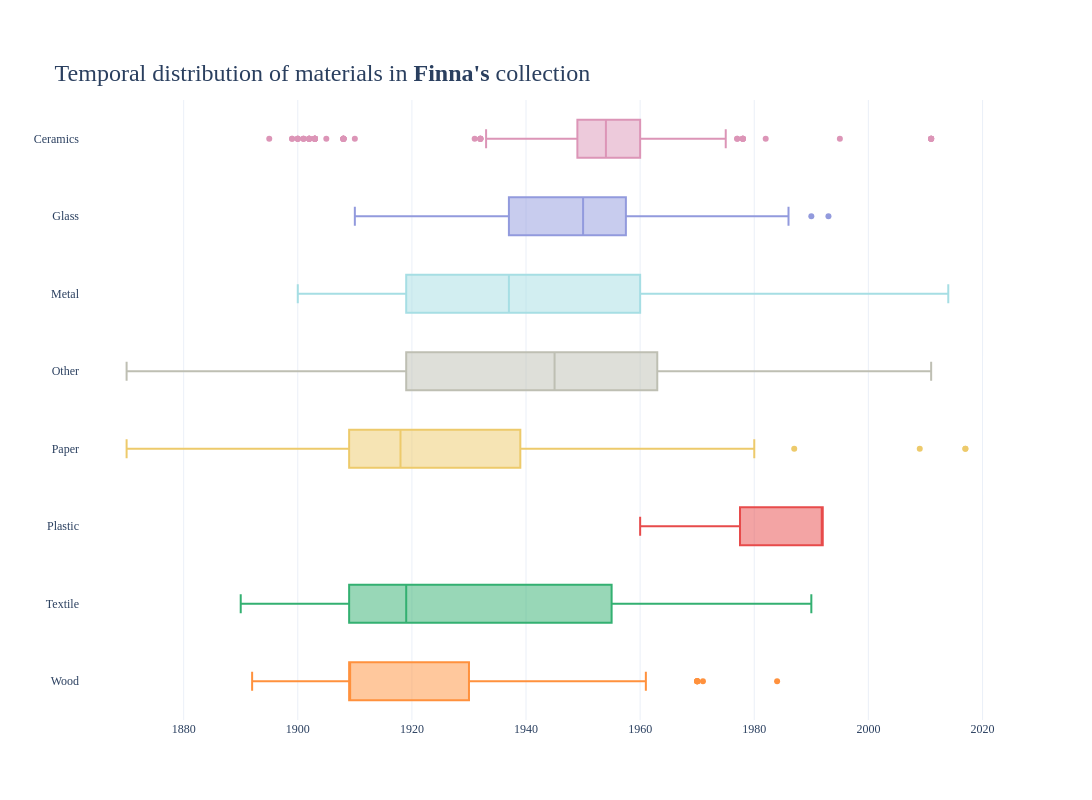

This figure's notebook cell:
### Code cell
plot = get_plot(chart_type='box', title=f"<br>Temporal distribution of materials in <b>Finna's</b> collection",
                data=all_works.query("Source == 'Finna'").sort_values('Medium'), x='Year', y='Medium', group="Medium",
                color_dict=colors_of_materials)

plot.show()

### Figure 1 — Plotly figure (JSON) as saved in the notebook; plotly's stock layout.template omitted (floating-point values rounded to 4 significant figures; data arrays with more than 128 entries replaced by an {"elided": "..."} marker saying what was removed)
{"data": [{"alignmentgroup": "True", "hoverinfo": "skip", "legendgroup": "Ceramics", "marker": {"color": "#DC95B7"}, "name": "Ceramics", "notched": false, "offsetgroup": "Ceramics", "orientation": "h", "showlegend": true, "type": "box", "x": {"elided": "405 float values"}, "x0": " ", "xaxis": "x", "y": {"elided": "405 str values"}, "y0": " ", "yaxis": "y"}, {"alignmentgroup": "True", "hoverinfo": "skip", "legendgroup": "Glass", "marker": {"color": "#929ADD"}, "name": "Glass", "notched": false, "offsetgroup": "Glass", "orientation": "h", "showlegend": true, "type": "box", "x": {"elided": "380 float values"}, "x0": " ", "xaxis": "x", "y": {"elided": "380 str values"}, "y0": " ", "yaxis": "y"}, {"alignmentgroup": "True", "hoverinfo": "skip", "legendgroup": "Metal", "marker": {"color": "#A6DEE4"}, "name": "Metal", "notched": false, "offsetgroup": "Metal", "orientation": "h", "showlegend": true, "type": "box", "x": [1973.0, 1953.0, 1971.0, 1970.0, 1919.0, 1905.0, 1919.0, 1965.0, 1919.0, 1906.0, 1962.0, 1979.0, 1919.0, 1963.0, 1952.0, 1952.0, 1970.0, 1971.0, 1960.0, 1962.0, 1970.0, 1960.0, 1970.0, 1965.0, 1919.0, 1954.0, 1960.0, 1939.0, 1919.0, 1940.0, 1941.0, 1919.0, 1919.0, 1919.0, 1940.0, 1941.0, 1940.0, 1941.0, 1918.0, 1918.0, 1940.0, 1900.0, 1919.0, 1939.0, 1926.0, 1925.0, 1920.0, 1920.0, 1920.0, 1919.0, 1941.0, 1919.0, 1935.0, 1919.0, 1919.0, 1919.0, 1919.0, 1919.0, 1919.0, 2014.0, 1918.0, 1918.0, 1963.0, 1916.0, 1903.0, 1911.0, 1903.0, 1903.0, 1941.0, 1963.0, 1950.0, 1905.0, 1954.0, 1963.0, 1942.0, 1999.0, 1963.0, 2014.0, 1918.0, 1941.0, 1918.0, 1941.0, 1918.0, 1918.0, 2014.0, 1902.0, 1903.0, 1999.0, 1918.0, 1941.0, 1941.0, 1941.0, 1918.0, 1903.0, 1918.0, 1932.0], "x0": " ", "xaxis": "x", "y": ["Metal", "Metal", "Metal", "Metal", "Metal", "Metal", "Metal", "Metal", "Metal", "Metal", "Metal", "Metal", "Metal", "Metal", "Metal", "Metal", "Metal", "Metal", "Metal", "Metal", "Metal", "Metal", "Metal", "Metal", "Metal", "Metal", "Metal", "Metal", "Metal", "Metal", "Metal", "Metal", "Metal", "Metal", "Metal", "Metal", "Metal", "Metal", "Metal", "Metal", "Metal", "Metal", "Metal", "Metal", "Metal", "Metal", "Metal", "Metal", "Metal", "Metal", "Metal", "Metal", "Metal", "Metal", "Metal", "Metal", "Metal", "Metal", "Metal", "Metal", "Metal", "Metal", "Metal", "Metal", "Metal", "Metal", "Metal", "Metal", "Metal", "Metal", "Metal", "Metal", "Metal", "Metal", "Metal", "Metal", "Metal", "Metal", "Metal", "Metal", "Metal", "Metal", "Metal", "Metal", "Metal", "Metal", "Metal", "Metal", "Metal", "Metal", "Metal", "Metal", "Metal", "Metal", "Metal", "Metal"], "y0": " ", "yaxis": "y"}, {"alignmentgroup": "True", "hoverinfo": "skip", "legendgroup": "Other", "marker": {"color": "#BEBFB3"}, "name": "Other", "notched": false, "offsetgroup": "Other", "orientation": "h", "showlegend": true, "type": "box", "x": {"elided": "275 float values"}, "x0": " ", "xaxis": "x", "y": {"elided": "275 str values"}, "y0": " ", "yaxis": "y"}, {"alignmentgroup": "True", "hoverinfo": "skip", "legendgroup": "Paper", "marker": {"color": "#EDCA6B"}, "name": "Paper", "notched": false, "offsetgroup": "Paper", "orientation": "h", "showlegend": true, "type": "box", "x": {"elided": "215 float values"}, "x0": " ", "xaxis": "x", "y": {"elided": "215 str values"}, "y0": " ", "yaxis": "y"}, {"alignmentgroup": "True", "hoverinfo": "skip", "legendgroup": "Plastic", "marker": {"color": "#E74B4B"}, "name": "Plastic", "notched": false, "offsetgroup": "Plastic", "orientation": "h", "showlegend": true, "type": "box", "x": [1992.0, 1980.0, 1992.0, 1992.0, 1992.0, 1992.0, 1992.0, 1992.0, 1992.0, 1992.0, 1992.0, 1968.0, 1992.0, 1992.0, 1970.0, 1960.0, 1963.0], "x0": " ", "xaxis": "x", "y": ["Plastic", "Plastic", "Plastic", "Plastic", "Plastic", "Plastic", "Plastic", "Plastic", "Plastic", "Plastic", "Plastic", "Plastic", "Plastic", "Plastic", "Plastic", "Plastic", "Plastic"], "y0": " ", "yaxis": "y"}, {"alignmentgroup": "True", "hoverinfo": "skip", "legendgroup": "Textile", "marker": {"color": "#33B071"}, "name": "Textile", "notched": false, "offsetgroup": "Textile", "orientation": "h", "showlegend": true, "type": "box", "x": [1961.0, 1960.0, 1960.0, 1960.0, 1960.0, 1947.0, 1943.0, 1957.0, 1930.0, 1922.0, 1918.0, 1909.0, 1919.0, 1919.0, 1919.0, 1919.0, 1960.0, 1965.0, 1917.0, 1963.0, 1918.0, 1940.0, 1909.0, 1952.0, 1955.0, 1955.0, 1918.0, 1955.0, 1957.0, 1957.0, 1930.0, 1918.0, 1965.0, 1918.0, 1965.0, 1919.0, 1917.0, 1959.0, 1961.0, 1963.0, 1986.0, 1918.0, 1941.0, 1918.0, 1916.0, 1915.0, 1909.0, 1909.0, 1900.0, 1897.0, 1904.0, 1904.0, 1890.0, 1908.0, 1909.0, 1990.0, 1922.0, 1945.0, 1922.0, 1909.0, 1909.0, 1909.0, 1909.0, 1922.0, 1918.0, 1918.0, 1918.0, 1909.0, 1963.0, 1941.0, 1941.0, 1897.0, 1897.0, 1897.0, 1966.0, 1897.0, 1939.0, 1909.0, 1922.0, 1932.0, 1909.0, 1918.0, 1932.0, 1918.0, 1918.0, 1902.0, 1918.0, 1918.0, 1909.0, 1909.0, 1966.0], "x0": " ", "xaxis": "x", "y": ["Textile", "Textile", "Textile", "Textile", "Textile", "Textile", "Textile", "Textile", "Textile", "Textile", "Textile", "Textile", "Textile", "Textile", "Textile", "Textile", "Textile", "Textile", "Textile", "Textile", "Textile", "Textile", "Textile", "Textile", "Textile", "Textile", "Textile", "Textile", "Textile", "Textile", "Textile", "Textile", "Textile", "Textile", "Textile", "Textile", "Textile", "Textile", "Textile", "Textile", "Textile", "Textile", "Textile", "Textile", "Textile", "Textile", "Textile", "Textile", "Textile", "Textile", "Textile", "Textile", "Textile", "Textile", "Textile", "Textile", "Textile", "Textile", "Textile", "Textile", "Textile", "Textile", "Textile", "Textile", "Textile", "Textile", "Textile", "Textile", "Textile", "Textile", "Textile", "Textile", "Textile", "Textile", "Textile", "Textile", "Textile", "Textile", "Textile", "Textile", "Textile", "Textile", "Textile", "Textile", "Textile", "Textile", "Textile", "Textile", "Textile", "Textile", "Textile"], "y0": " ", "yaxis": "y"}, {"alignmentgroup": "True", "hoverinfo": "skip", "legendgroup": "Wood", "marker": {"color": "#ff913d"}, "name": "Wood", "notched": false, "offsetgroup": "Wood", "orientation": "h", "showlegend": true, "type": "box", "x": {"elided": "181 float values"}, "x0": " ", "xaxis": "x", "y": {"elided": "181 str values"}, "y0": " ", "yaxis": "y"}], "layout": {"boxmode": "overlay", "coloraxis": {"showscale": false}, "font": {"family": "Futura"}, "height": 800, "legend": {"title": {"text": "Medium"}, "tracegroupgap": 0}, "paper_bgcolor": "#FFFFFF", "plot_bgcolor": "#FFFFFF", "showlegend": false, "title": {"font": {"size": 24}, "text": "<br>Temporal distribution of materials in <b>Finna's</b> collection"}, "width": 1200, "xaxis": {"anchor": "y", "domain": [0, 1], "title": {}}, "yaxis": {"anchor": "x", "categoryarray": ["Wood", "Textile", "Plastic", "Paper", "Other", "Metal", "Glass", "Ceramics"], "categoryorder": "array", "domain": [0, 1], "title": {}}}}
